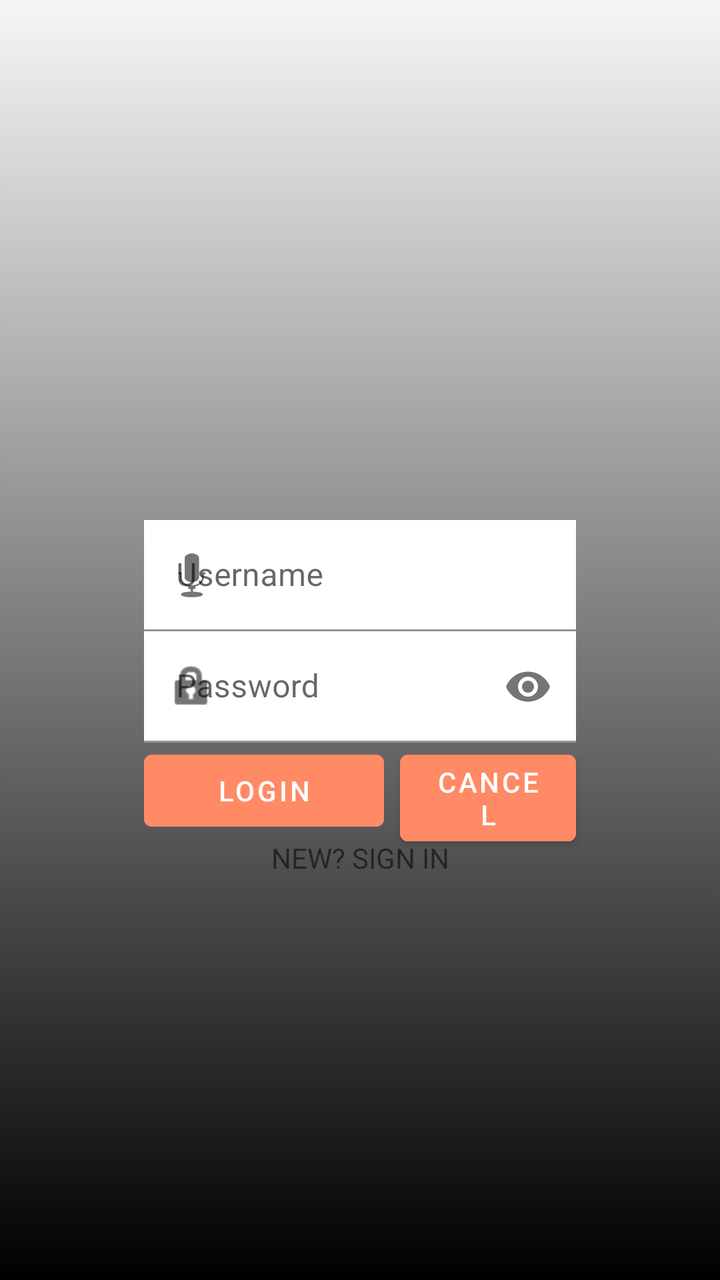
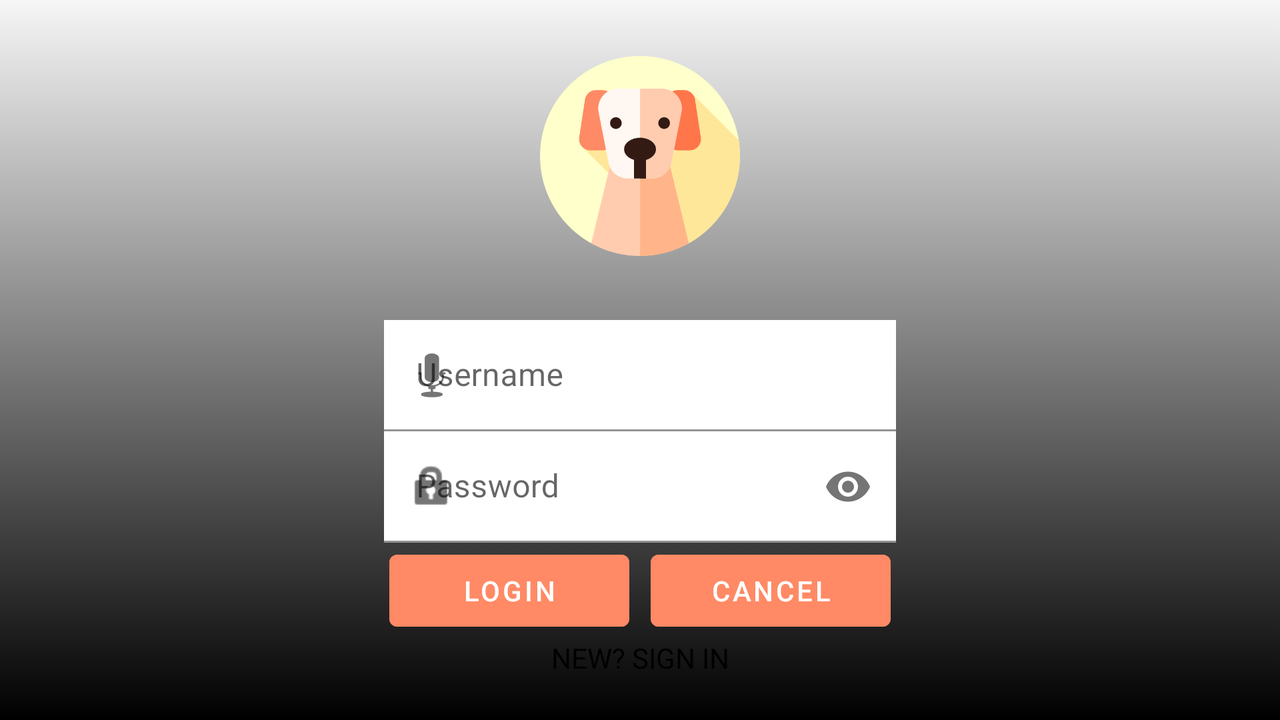

The same Android screen from two of the app's own layout files: first res/layout/ as a phone draws it, then the repository's variant for another configuration, drawn on a device whose configuration selects that folder. Both files follow.
<!-- AndroidManifest.xml: activity theme MyTheme -->
<!-- res/layout/activity_login.xml -->
<?xml version="1.0" encoding="utf-8"?>
<androidx.constraintlayout.widget.ConstraintLayout xmlns:android="http://schemas.android.com/apk/res/android"
    xmlns:app="http://schemas.android.com/apk/res-auto"
    xmlns:tools="http://schemas.android.com/tools"
    android:id="@+id/constraintLayout"
    android:layout_width="match_parent"
    android:layout_height="match_parent"
    android:background="@drawable/gradient"
    tools:context=".LoginActivity" >


    <ImageView
        android:id="@+id/dog"
        android:layout_width="match_parent"
        android:layout_height="match_parent"

        android:scaleType="fitStart"
        />

    <ImageView
        android:id="@+id/logo"
        android:layout_width="100dp"
        android:layout_height="100dp"
        android:layout_marginTop="128dp"
        android:src="@mipmap/ic_t_pose"
        app:layout_constraintEnd_toEndOf="parent"
        app:layout_constraintStart_toStartOf="parent"
        app:layout_constraintTop_toTopOf="parent" />


    <com.google.android.material.textfield.TextInputLayout
        android:id="@+id/tilusername"
        android:layout_width="0dp"
        android:layout_height="wrap_content"
        android:layout_marginTop="32dp"
        app:layout_constraintEnd_toEndOf="@id/guideline2"
        app:layout_constraintStart_toStartOf="@id/guideline1"
        app:layout_constraintTop_toBottomOf="@id/logo"
        app:startIconDrawable="@android:drawable/ic_btn_speak_now">

        <EditText
            android:layout_width="match_parent"
            android:layout_height="wrap_content"
            android:background="@android:color/white"
            android:hint="Username"
            android:imeOptions="actionDone"/>

    </com.google.android.material.textfield.TextInputLayout>

    <com.google.android.material.textfield.TextInputLayout
        android:id="@+id/tilpassword"
        android:layout_width="0dp"
        android:layout_height="wrap_content"
        app:layout_constraintEnd_toEndOf="@id/guideline2"
        app:layout_constraintStart_toStartOf="@id/guideline1"
        app:layout_constraintTop_toBottomOf="@id/tilusername"
        app:passwordToggleEnabled="true"
        app:startIconDrawable="@android:drawable/ic_lock_idle_lock">

        <EditText
            android:layout_width="match_parent"
            android:layout_height="wrap_content"
            android:background="@android:color/white"
            android:hint="Password"
            android:inputType="textPassword">

        </EditText>

    </com.google.android.material.textfield.TextInputLayout>

    <Button
        android:id="@+id/login"
        android:layout_width="120dp"
        android:layout_height="wrap_content"
        android:backgroundTint="@color/buttonselector"
        android:text="LOGIN"
        app:layout_constraintStart_toStartOf="@id/guideline1"
        app:layout_constraintTop_toBottomOf="@id/tilpassword" />

    <Button
        android:id="@+id/cancel"
        android:layout_width="0dp"
        android:layout_height="wrap_content"
        android:layout_marginLeft="8dp"
        android:backgroundTint="@color/buttonselector"
        android:text="CANCEL"
        app:layout_constraintEnd_toStartOf="@id/guideline2"
        app:layout_constraintStart_toEndOf="@id/login"
        app:layout_constraintTop_toTopOf="@id/login" />




    <TextView
        android:id="@+id/textSignup"
        android:layout_width="wrap_content"
        android:layout_height="wrap_content"
        android:gravity="center"
        android:text="NEW? SIGN IN"
        app:layout_constraintEnd_toStartOf="@id/guideline2"
        app:layout_constraintStart_toStartOf="@id/guideline1"
        app:layout_constraintTop_toBottomOf="@+id/login" />


    <androidx.constraintlayout.widget.Guideline
        android:id="@+id/guideline1"
        android:layout_width="wrap_content"
        android:layout_height="wrap_content"
        android:orientation="vertical"
        app:layout_constraintGuide_percent="0.2" />

    <androidx.constraintlayout.widget.Guideline
        android:id="@+id/guideline2"
        android:layout_width="wrap_content"
        android:layout_height="wrap_content"
        android:orientation="vertical"
        app:layout_constraintGuide_percent="0.80" />

</androidx.constraintlayout.widget.ConstraintLayout>
<!-- resources referenced by this layout -->
<resources>
  <!-- drawable gradient (drawable) -->
  <?xml version="1.0" encoding="utf-8"?>
  <selector xmlns:android="http://schemas.android.com/apk/res/android">
      <item>
          <shape android:shape="rectangle">
              <gradient
                  android:startColor="@color/gray_200"
                  android:angle="-90"
                  android:endColor="@color/black"
                  android:type="linear">
  
              </gradient>
          </shape>
      </item>
  </selector>
  <style name="MyTheme" parent="Theme.Fundamentals">
      </style>
  <color name="gray_200">#FFF6F6F6</color>
  <color name="black">#FF000000</color>
  <style name="Theme.Fundamentals" parent="Theme.MaterialComponents.DayNight.DarkActionBar">
          
          <item name="colorPrimary">@color/red_500</item>
          <item name="colorPrimaryVariant">@color/red_700</item>
          
          <item name="colorSecondaryVariant">@color/gray_500</item>
          <item name="colorOnSecondary">@color/black</item>
          
          <item name="android:statusBarColor">?attr/colorPrimaryVariant</item>
          
      </style>
  <color name="red_500">#FFD75030</color>
  <color name="red_700">#FFA73020</color>
  <color name="gray_500">#FFA6A6A6</color>
</resources>
<!-- res/layout-land/activity_login.xml (the repository's variant of the layout above) -->
<!-- drawn on the phone turned sideways -->
<?xml version="1.0" encoding="utf-8"?>
<androidx.constraintlayout.widget.ConstraintLayout xmlns:android="http://schemas.android.com/apk/res/android"
    xmlns:app="http://schemas.android.com/apk/res-auto"
    xmlns:tools="http://schemas.android.com/tools"
    android:id="@+id/constraintLayout"
    android:layout_width="match_parent"
    android:layout_height="match_parent"
    android:background="@drawable/gradient"
    tools:context=".LoginActivity" >


    <ImageView
        android:id="@+id/dog"
        android:layout_width="match_parent"
        android:layout_height="match_parent"
        android:layout_marginRight="-220dp"
        android:scaleType="fitStart"
        />

    <ImageView
        android:id="@+id/logo"
        android:layout_width="100dp"
        android:layout_height="100dp"
        android:layout_marginTop="28dp"
        android:src="@drawable/logo_perro"
        app:layout_constraintEnd_toEndOf="parent"
        app:layout_constraintStart_toStartOf="parent"
        app:layout_constraintTop_toTopOf="parent" />


    <com.google.android.material.textfield.TextInputLayout
        android:id="@+id/tilusername"
        android:layout_width="0dp"
        android:layout_height="wrap_content"
        android:layout_marginTop="32dp"
        app:layout_constraintEnd_toEndOf="@id/guideline2"
        app:layout_constraintStart_toStartOf="@id/guideline1"
        app:layout_constraintTop_toBottomOf="@id/logo"
        app:startIconDrawable="@android:drawable/ic_btn_speak_now">

        <EditText
            android:layout_width="match_parent"
            android:layout_height="wrap_content"
            android:background="@color/white"
            android:hint="@string/username"
            android:imeOptions="actionDone"/>

    </com.google.android.material.textfield.TextInputLayout>

    <com.google.android.material.textfield.TextInputLayout
        android:id="@+id/tilpassword"
        android:layout_width="0dp"
        android:layout_height="wrap_content"
        app:layout_constraintEnd_toEndOf="@id/guideline2"
        app:layout_constraintStart_toStartOf="@id/guideline1"
        app:layout_constraintTop_toBottomOf="@id/tilusername"
        app:passwordToggleEnabled="true"
        app:startIconDrawable="@android:drawable/ic_lock_idle_lock">

        <EditText
            android:layout_width="match_parent"
            android:layout_height="wrap_content"
            android:background="@color/white"
            android:hint="@string/password"
            android:inputType="textPassword">

        </EditText>

    </com.google.android.material.textfield.TextInputLayout>

    <Button
        android:id="@+id/login"
        android:layout_width="120dp"
        android:layout_height="wrap_content"
        android:backgroundTint="@color/buttonselector"
        android:text="@string/login"
        android:textColor="@color/white"
        app:layout_constraintStart_toStartOf="@id/guideline1"
        app:layout_constraintEnd_toStartOf="@id/cancel"
        app:layout_constraintTop_toBottomOf="@id/tilpassword" />

    <Button
        android:id="@+id/cancel"
        android:layout_width="120dp"
        android:layout_height="wrap_content"
        android:layout_marginLeft="8dp"
        android:backgroundTint="@color/buttonselector"
        android:text="@string/cancel"
        android:textColor="@color/white"
        app:layout_constraintEnd_toStartOf="@id/guideline2"
        app:layout_constraintStart_toEndOf="@id/login"
        app:layout_constraintTop_toTopOf="@id/login" />




    <TextView
        android:id="@+id/textSignup"
        android:layout_width="wrap_content"
        android:layout_height="wrap_content"
        android:gravity="center"
        android:text="@string/new_sign_in"
        android:textColor="@color/black"
        app:layout_constraintEnd_toStartOf="@id/guideline2"
        app:layout_constraintStart_toStartOf="@id/guideline1"
        app:layout_constraintTop_toBottomOf="@+id/login" />


    <androidx.constraintlayout.widget.Guideline
        android:id="@+id/guideline1"
        android:layout_width="wrap_content"
        android:layout_height="wrap_content"
        android:orientation="vertical"
        app:layout_constraintGuide_percent="0.3" />

    <androidx.constraintlayout.widget.Guideline
        android:id="@+id/guideline2"
        android:layout_width="wrap_content"
        android:layout_height="wrap_content"
        android:orientation="vertical"
        app:layout_constraintGuide_percent="0.7" />

</androidx.constraintlayout.widget.ConstraintLayout>
<!-- resources referenced by the variant -->
<!-- as the phone turned sideways resolves them -->
<resources>
  <color name="black">#FF000000</color>
  <color name="white">#FF111111</color>
  <!-- drawable gradient (drawable) -->
  <?xml version="1.0" encoding="utf-8"?>
  <selector xmlns:android="http://schemas.android.com/apk/res/android">
      <item>
          <shape android:shape="rectangle">
              <gradient
                  android:startColor="@color/gray_200"
                  android:angle="-90"
                  android:endColor="@color/black"
                  android:type="linear">
  
              </gradient>
          </shape>
      </item>
  </selector>
  <!-- drawable logo_perro: png bitmap (drawable, 38091 bytes) -->
  <string name="cancel">CANCEL</string>
  <string name="login">LOGIN</string>
  <string name="new_sign_in">NEW? SIGN IN</string>
  <string name="password">Password</string>
  <string name="username">Username</string>
  <style name="MyTheme" parent="Theme.Fundamentals">
      </style>
  <color name="gray_200">#FFF6F6F6</color>
  <style name="Theme.Fundamentals" parent="Theme.MaterialComponents.DayNight.DarkActionBar">
          
          <item name="colorPrimary">@color/red_500</item>
          <item name="colorPrimaryVariant">@color/red_700</item>
          
          <item name="colorSecondaryVariant">@color/gray_500</item>
          <item name="colorOnSecondary">@color/black</item>
          
          <item name="android:statusBarColor">?attr/colorPrimaryVariant</item>
          
      </style>
  <color name="red_500">#FFD75030</color>
  <color name="red_700">#FFA73020</color>
  <color name="gray_500">#FFA6A6A6</color>
</resources>
